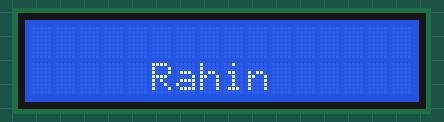
Recording of a sketch running on a simulated Arduino Uno, built with avr-gcc and run on an emulated ATmega328P. On the bench: 16×2 character LCD.

Above: at 0.28 s.
At 2.25 s:
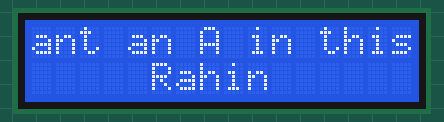
At 4.25 s:
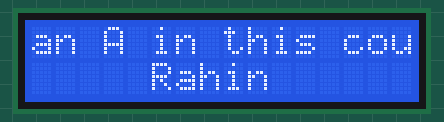
At 8.25 s:
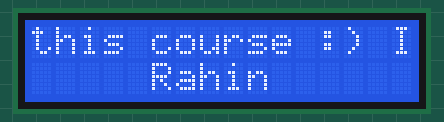
At 12.1 s:
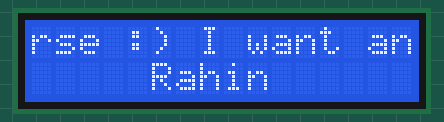
At 16.1 s:
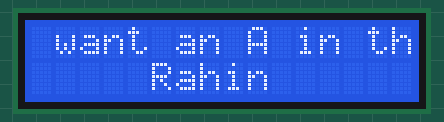

The sketch:

rjain563lab3.ino
```cpp
// Rahin Jain, 665219123 (rjain56)
// Lab 3 - Liquid Crystal Display – LCD
// Task: Show your name and quote on a 16x2 LCD display.

// Assumption: The 16x2 LCD is managed by the Arduino using the LiquidCrystal library. We assume that both the Arduino IDE and the library are correctly installed and functioning. The library will take care of the necessary setup and operation of the LCD.
// References - https://docs.arduino.cc/learn/electronics/lcd-displays
// Date - Sept 27, 2024
// Time - 9:25am
// TA - Yamaan

#include <LiquidCrystal.h>

LiquidCrystal lcd(12, 11, 5, 4, 3, 2);
int lenToDisplay = 0;
unsigned long previousMillis = 0;
const long interval = 500;
int curr = 0;
const char stringToDisplay[] = "I want an A in this course :) ";

void setup() {
  lcd.begin(16, 2);
  // lcd.setCursor(0, 0);
  lcd.print("                ");
  lcd.setCursor(0, 1);
  lcd.print(centerAligned("Rahin", 16));
  lenToDisplay = strlen(stringToDisplay);
}

void loop() {
  unsigned long currentMillis = millis();

  if (currentMillis - previousMillis >= interval) {
    previousMillis = currentMillis;

    // lcd.setCursor(0, 1);
    lcd.print("                ");
    lcd.setCursor(0, 0);

    for (int j = 0; j < 16; j++) {
      lcd.print(stringToDisplay[(curr + j) % lenToDisplay]);
    }

    curr++;
    if (curr >= lenToDisplay) {
      curr = 0;
    }
  }
}

String centerAligned(const char* text, int length) {
  int spaces = length - strlen(text);

  if (spaces > 0) {
    String centeredText = "";
    for (int i = 0; i < spaces / 2; i++) {
      centeredText += " ";
    }

    centeredText += text;
    for (int i = 0; i < spaces / 2; i++) {
      centeredText += " ";
    }

    return centeredText;
  } else {
    return String(text);
  }
}
```

Measured:
- by itself, everything shown: repeats every 15.0 s, in 30 steps
- what the display in image 1 shows lasts 0.5 s, from 2.0 s to 2.5 s
